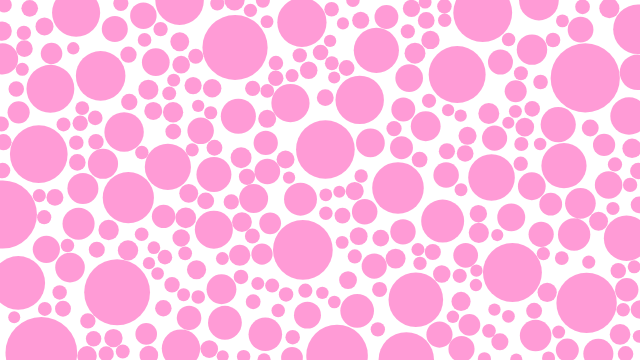
Frame 1 (no input)
Frame 60 (no input): identical to frame 1, image omitted
Frame 120 (the mouse pressed at the canvas centre since frame 60): identical to frame 1, image omitted

The p5.js sketch that drew this single still picture (run headless with seeded random() and noise() and a simulated clock; from frame 60 on, the mouse is pressed at the canvas centre):

// p5.js sketch
// ── sketch.js
let circles = [];

function setup () {
  createCanvas (640, 360);

  let protection = 0; //переменная для недопуска бесконечного цикла " защита "

  //   for (let i = 0; i < 25; ++i) { здесь отрисуются только те круги которые не пересекаются
  // while(circles.length <300){ //здесь цикл будет происходить до тех пор пока все 25 кругов не отрисуются
  //ВНИМАНИЕ! если количество кругов будет большим чем пространство для отображения цикл уйдет в бесконечность
  while (circles.length < 1000) {
    let circle = {
      // создаем объект
      x: random (width),
      y: random (height),
      //   r: 32,
    //   r: random (12, 36),
      r: random (6, 36),
    };

    let overlapping = false; // переменная для условия
    for (let j = 0; j < circles.length; j++) {
      // проверка , если все норм то добавить в массив
      let other = circles[j]; // другой круг
      let d = dist (circle.x, circle.y, other.x, other.y);
      if (d < circle.r + other.r) {
        //круги накладываются
        overlapping = true;
        break;
      }
    }

    // circles.push (circle);

    if (!overlapping) {
      circles.push (circle);
    }

    protection++;

    // if (protection > 10000) {
    if (protection > 50000) {
      break;
    }
    // простой способ выхода из бесконечного цикла
  }
  /*  
        let x = random(width);
        let y = random(height);
        let r = 48;
        
        // fill(255, 0, 150,100);
        // noStroke();
        // ellipse(x, y, r*2, r*2);
*/

  //разница в том что вместо простого рисования случайных кругов
  //создано 25 объектов circle помещенных в массив, a затем все 25 отображены на экране
  //теперь можно добавлять в массив не все круги!!

  for (let i = 0; i < circles.length; i++) {
    fill (255, 0, 150, 100);
    noStroke ();
    // ellipse (x, y, r * 2, r * 2);
    ellipse (circles[i].x, circles[i].y, circles[i].r * 2, circles[i].r * 2);
  }
}

function draw () {}
